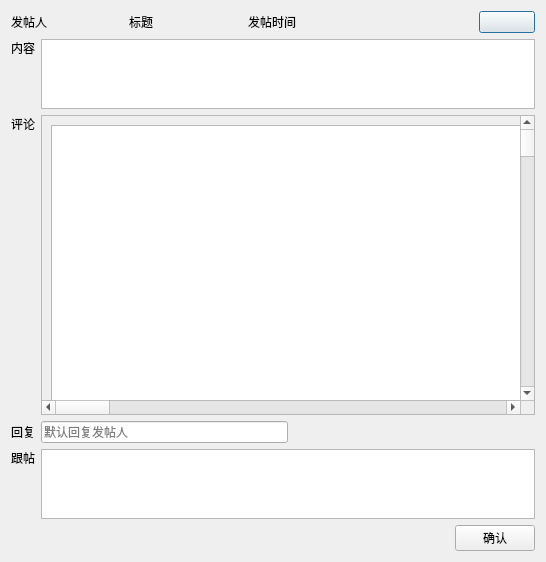
<?xml version="1.0" encoding="UTF-8"?>
<ui version="4.0">
 <class>PostWin</class>
 <widget class="QDialog" name="PostWin">
  <property name="geometry">
   <rect>
    <x>0</x>
    <y>0</y>
    <width>546</width>
    <height>510</height>
   </rect>
  </property>
  <property name="windowTitle">
   <string>Dialog</string>
  </property>
  <layout class="QVBoxLayout" name="verticalLayout_2">
   <item>
    <layout class="QVBoxLayout" name="verticalLayout" stretch="2,4,8,2,3,1">
     <item>
      <layout class="QHBoxLayout" name="horizontalLayout_4" stretch="2,2,2,2,1">
       <item>
        <layout class="QHBoxLayout" name="horizontalLayout">
         <item>
          <widget class="QLabel" name="label">
           <property name="text">
            <string>发帖人</string>
           </property>
          </widget>
         </item>
         <item>
          <widget class="QLabel" name="poster">
           <property name="sizePolicy">
            <sizepolicy hsizetype="Expanding" vsizetype="Preferred">
             <horstretch>0</horstretch>
             <verstretch>0</verstretch>
            </sizepolicy>
           </property>
           <property name="text">
            <string/>
           </property>
          </widget>
         </item>
        </layout>
       </item>
       <item>
        <layout class="QHBoxLayout" name="horizontalLayout_3">
         <item>
          <widget class="QLabel" name="label_3">
           <property name="text">
            <string>标题</string>
           </property>
          </widget>
         </item>
         <item>
          <widget class="QLabel" name="title">
           <property name="sizePolicy">
            <sizepolicy hsizetype="Expanding" vsizetype="Preferred">
             <horstretch>0</horstretch>
             <verstretch>0</verstretch>
            </sizepolicy>
           </property>
           <property name="text">
            <string/>
           </property>
          </widget>
         </item>
        </layout>
       </item>
       <item>
        <layout class="QHBoxLayout" name="horizontalLayout_2">
         <item>
          <widget class="QLabel" name="label_2">
           <property name="text">
            <string>发帖时间</string>
           </property>
          </widget>
         </item>
         <item>
          <widget class="QLabel" name="time">
           <property name="sizePolicy">
            <sizepolicy hsizetype="Expanding" vsizetype="Preferred">
             <horstretch>0</horstretch>
             <verstretch>0</verstretch>
            </sizepolicy>
           </property>
           <property name="text">
            <string/>
           </property>
          </widget>
         </item>
        </layout>
       </item>
       <item>
        <spacer name="horizontalSpacer_2">
         <property name="orientation">
          <enum>Qt::Horizontal</enum>
         </property>
         <property name="sizeHint" stdset="0">
          <size>
           <width>40</width>
           <height>20</height>
          </size>
         </property>
        </spacer>
       </item>
       <item>
        <widget class="QPushButton" name="refresh_btn">
         <property name="sizePolicy">
          <sizepolicy hsizetype="Expanding" vsizetype="Expanding">
           <horstretch>0</horstretch>
           <verstretch>0</verstretch>
          </sizepolicy>
         </property>
         <property name="styleSheet">
          <string notr="true">border-image: url(:/png/refresh.png);</string>
         </property>
         <property name="text">
          <string/>
         </property>
        </widget>
       </item>
      </layout>
     </item>
     <item>
      <layout class="QHBoxLayout" name="horizontalLayout_5">
       <item>
        <widget class="QLabel" name="label_4">
         <property name="text">
          <string>内容</string>
         </property>
         <property name="alignment">
          <set>Qt::AlignLeading|Qt::AlignLeft|Qt::AlignTop</set>
         </property>
        </widget>
       </item>
       <item>
        <widget class="QTextBrowser" name="textBrowser"/>
       </item>
      </layout>
     </item>
     <item>
      <layout class="QHBoxLayout" name="horizontalLayout_6">
       <item>
        <widget class="QLabel" name="label_5">
         <property name="text">
          <string>评论</string>
         </property>
         <property name="alignment">
          <set>Qt::AlignLeading|Qt::AlignLeft|Qt::AlignTop</set>
         </property>
        </widget>
       </item>
       <item>
        <widget class="QScrollArea" name="scrollArea">
         <property name="minimumSize">
          <size>
           <width>0</width>
           <height>300</height>
          </size>
         </property>
         <property name="widgetResizable">
          <bool>true</bool>
         </property>
         <widget class="QWidget" name="scrollAreaWidgetContents">
          <property name="geometry">
           <rect>
            <x>0</x>
            <y>0</y>
            <width>4000</width>
            <height>4000</height>
           </rect>
          </property>
          <property name="sizePolicy">
           <sizepolicy hsizetype="Fixed" vsizetype="Fixed">
            <horstretch>0</horstretch>
            <verstretch>0</verstretch>
           </sizepolicy>
          </property>
          <property name="minimumSize">
           <size>
            <width>4000</width>
            <height>4000</height>
           </size>
          </property>
          <property name="maximumSize">
           <size>
            <width>4000</width>
            <height>4000</height>
           </size>
          </property>
          <layout class="QVBoxLayout" name="verticalLayout_3">
           <item>
            <widget class="QListWidget" name="listWidget">
             <property name="sizePolicy">
              <sizepolicy hsizetype="Preferred" vsizetype="Preferred">
               <horstretch>0</horstretch>
               <verstretch>0</verstretch>
              </sizepolicy>
             </property>
             <property name="minimumSize">
              <size>
               <width>0</width>
               <height>0</height>
              </size>
             </property>
             <property name="verticalScrollBarPolicy">
              <enum>Qt::ScrollBarAlwaysOn</enum>
             </property>
             <property name="horizontalScrollBarPolicy">
              <enum>Qt::ScrollBarAlwaysOn</enum>
             </property>
            </widget>
           </item>
          </layout>
         </widget>
        </widget>
       </item>
      </layout>
     </item>
     <item>
      <layout class="QHBoxLayout" name="horizontalLayout_7">
       <item>
        <widget class="QLabel" name="label_7">
         <property name="text">
          <string>回复</string>
         </property>
         <property name="alignment">
          <set>Qt::AlignLeading|Qt::AlignLeft|Qt::AlignVCenter</set>
         </property>
        </widget>
       </item>
       <item>
        <widget class="QLineEdit" name="receiver_LE">
         <property name="font">
          <font>
           <stylestrategy>PreferDefault</stylestrategy>
          </font>
         </property>
         <property name="placeholderText">
          <string>默认回复发帖人</string>
         </property>
        </widget>
       </item>
       <item>
        <spacer name="horizontalSpacer_3">
         <property name="orientation">
          <enum>Qt::Horizontal</enum>
         </property>
         <property name="sizeHint" stdset="0">
          <size>
           <width>40</width>
           <height>20</height>
          </size>
         </property>
        </spacer>
       </item>
      </layout>
     </item>
     <item>
      <layout class="QHBoxLayout" name="horizontalLayout_9">
       <item>
        <widget class="QLabel" name="label_6">
         <property name="text">
          <string>跟帖</string>
         </property>
         <property name="alignment">
          <set>Qt::AlignLeading|Qt::AlignLeft|Qt::AlignTop</set>
         </property>
        </widget>
       </item>
       <item>
        <widget class="QTextEdit" name="content"/>
       </item>
      </layout>
     </item>
     <item>
      <layout class="QHBoxLayout" name="horizontalLayout_8">
       <item>
        <spacer name="horizontalSpacer">
         <property name="orientation">
          <enum>Qt::Horizontal</enum>
         </property>
         <property name="sizeHint" stdset="0">
          <size>
           <width>40</width>
           <height>20</height>
          </size>
         </property>
        </spacer>
       </item>
       <item>
        <widget class="QPushButton" name="OK_btn">
         <property name="text">
          <string>确认</string>
         </property>
        </widget>
       </item>
      </layout>
     </item>
    </layout>
   </item>
  </layout>
 </widget>
 <resources/>
 <connections/>
</ui>
